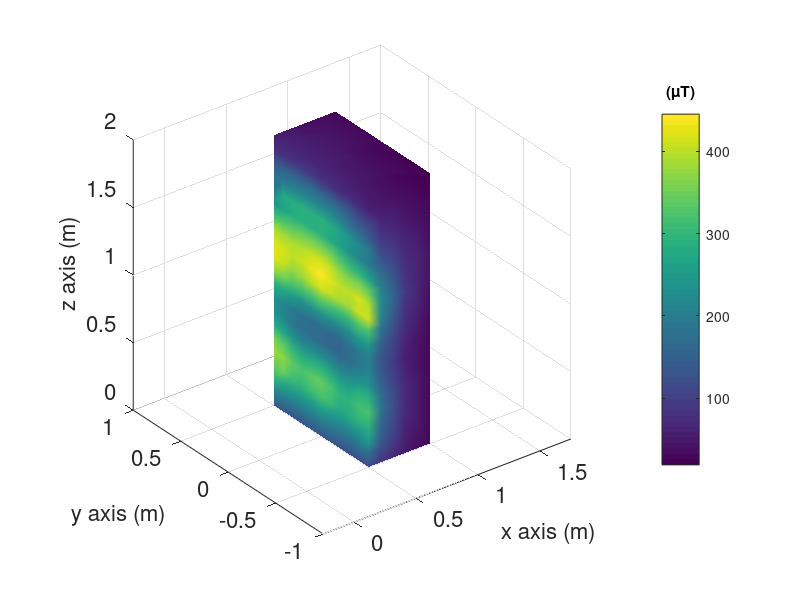

Write MATLAB code to recreate this figure.
clear variables, close all

% load data
data = load('data_set.txt');
X = data(:,1);
Y = data(:,2);
Z = data(:,3);
Bx = complex(data(:,4), data(:,7));
By = complex(data(:,5), data(:,8));
Bz = complex(data(:,6), data(:,9));

% prepare data
x = unique(X);
nx = length(unique(X));
ny = length(unique(Y));
nz = length(unique(Z));
X = reshape(X, ny, nx, nz);
Y = reshape(Y, ny, nx, nz);
Z = reshape(Z, ny, nx, nz);
Bx = reshape(Bx, ny, nx, nz);
By = reshape(By, ny, nx, nz);
Bz = reshape(Bz, ny, nx, nz);

% evaluate amplitude
Bmod = sqrt(abs(Bx).^2 + abs(By).^2 + abs(Bz).^2);

% plot all planes
xslice = [min(X(:)), max(X(:))];
yslice = [min(Y(:)), max(Y(:))];
zslice = [min(Z(:)), max(Z(:))];
figure, set(gcf, 'color', [1 1 1])
slice(X,Y,Z,Bmod * 1e6,xslice,yslice, zslice)
set(gca, 'fontsize', 16)
shading interp
axis equal
xlabel('x axis (m)','fontsize',16)
ylabel('y axis (m)','fontsize',16)
zlabel('z axis (m)','fontsize',16)
cb = colorbar;
set(get(cb,'title'),'string','(\muT)')

